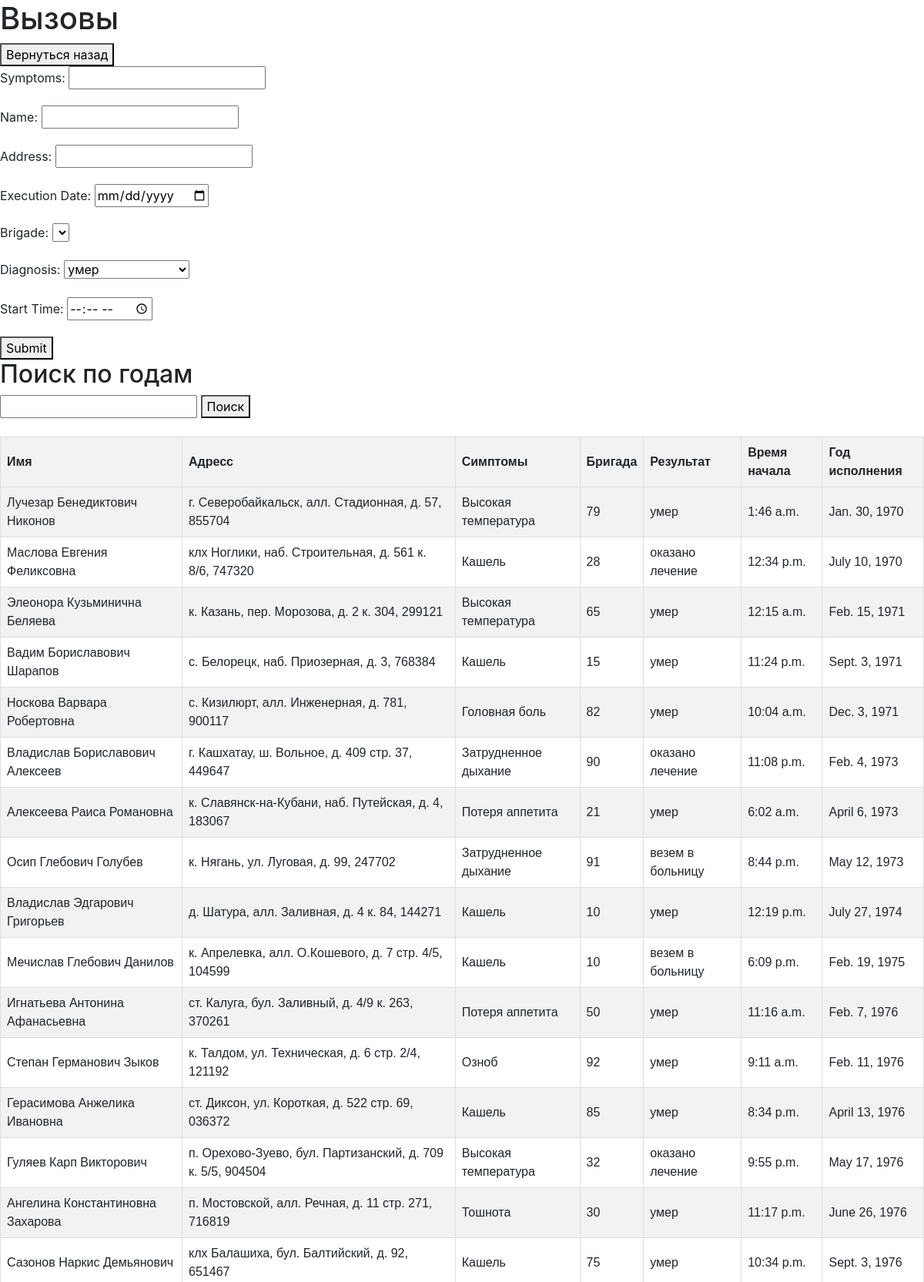
Page /reports (upper part) on the committed database.
### myapp/models.py (models this page shows)
class Report(models.Model):
    RESULTS_CHOICES = (
        ('умер', 'умер'),
        ('везем в больницу', 'везем в больницу'),
        ('оказано лечение', 'оказано лечение'),
    )
    symptom = models.CharField(max_length=255)
    name = models.CharField(max_length=255)
    adress = models.CharField(max_length=255)
    brigade = models.ForeignKey(Brigade, on_delete=models.DO_NOTHING)
    result = models.CharField(max_length=255, choices = RESULTS_CHOICES)
    timestart = models.TimeField(max_length=255)
    date = models.DateField(max_length=255)

class Brigade(models.Model):
    feldsher = models.ForeignKey(
        Workers,
        on_delete=models.DO_NOTHING,
        limit_choices_to={'status': 'фельдшер'},
        related_name='feldsher_brigades'  # Имя для обратной связи с фельдшерами
    )
    med = models.ForeignKey(
        Workers,
        on_delete=models.DO_NOTHING,
        limit_choices_to={'status': 'медсестра'},
        related_name='med_brigades'  # Имя для обратной связи с медсестрами
    )
    driver = models.ForeignKey(
        Workers,
        on_delete=models.DO_NOTHING,
        limit_choices_to={'status': 'водитель'},
        related_name='driver_brigades'  # Имя для обратной связи с водителями
    )
    car = models.ForeignKey('Cars', on_delete=models.DO_NOTHING)
    date = models.DateField(max_length=255)
    worktimestart = models.TimeField(max_length=255)
    worktimeend = models.TimeField(max_length=255)
    number = models.CharField(max_length=255, unique=True)
    def __str__(self):
        return self.number

### myapp/views.py (the view, shortened to what this page needs)
# urls.py: path('reports', views.reports, name='reports'),
def reports(request):
    objects = Report.objects.all().order_by('date')
    form = ReportForm()
    search_query = request.GET.get('search', '')
    if search_query:
        objects = objects.filter(
            Q(date__icontains=search_query)
        )
    return render(request, 'myapp/reports.html', {'objects': objects, 'form': form, 'search_query': search_query,})

### myapp/forms.py
class ReportForm(forms.ModelForm):
    RESULTS_CHOICES = (
        ('умер', 'умер'),
        ('везем в больницу', 'везем в больницу'),
        ('оказано лечение', 'оказано лечение'),
    )
    symptom = forms.CharField(label='симптомы')
    name = forms.CharField(max_length=255, label='имя')
    adress = forms.CharField(max_length=255, label='адресс')
    date = forms.DateField(label='дата исполнения', widget=forms.DateInput(attrs={'type': 'date'}))
    brigade = forms.ModelChoiceField(queryset=Brigade.objects.all().order_by('number'), label='бригада')
    result = forms.ChoiceField(choices=RESULTS_CHOICES, label='диагноз')
    timestart = forms.TimeField(label='Время начала приема', widget=forms.TimeInput(attrs={'class': 'form-control'}))
    class Meta:
        model = Report
        fields = ['date', 'timestart', 'name', 'adress', 'symptom', 'brigade', 'result']

### myapp/templates/myapp/reports.html (shortened to what this page needs)
<!DOCTYPE html>
<head>
    <link rel="stylesheet" href="https://cdnjs.cloudflare.com/ajax/libs/twitter-bootstrap/4.6.0/css/bootstrap.min.css">
    <link rel="stylesheet" href="https://code.jquery.com/ui/1.12.1/themes/base/jquery-ui.css">
</head>
<body>
    <h1>Вызовы</h1>
    <button class="button"><a href="index" style="color: inherit; text-decoration: none;">Вернуться назад</a></button>
    <form id="reportForm">
        <div class="form-group">
            <label for="symptom">Symptoms:</label>
            <input type="text" id="symptom" name="symptom">
        </div>
        <div class="form-group">
            <label for="name">Name:</label>
            <input type="text" id="name" name="name">
        </div>
        <div class="form-group">
            <label for="adress">Address:</label>
            <input type="text" id="adress" name="adress">
        </div>
        <div class="form-group">
            <label for="date">Execution Date:</label>
            <input type="date" id="date" name="date">
        </div>
        <div class="form-group">
            <label for="brigade">Brigade:</label>
            <select id="brigade" name="brigade">
            </select>
        </div>
        <div class="form-group">
            <label for="result">Diagnosis:</label>
            <select id="result" name="result">
                <option value="умер">умер</option>
            </select>
        </div>
        <div class="form-group">
            <label for="timestart">Start Time:</label>
            <input type="time" id="timestart" name="timestart">
        </div>
        <button type="submit">Submit</button>
    </form>
    <h2> Поиск по годам</h2>
    <form method="GET">
        <input type="number" name="search" value="{{ search_query }}">
        <button type="submit">Поиск</button>
    </form>
    <br />
    <table>
        <tr>
            <th>Имя</th>
            <th>Адресс</th>
            <th>Симптомы</th>
            <th>Бригада</th>
            <th>Результат</th>
            <th>Время начала</th>
            <th>Год исполнения</th>
        </tr>
        {% for obj in objects %}
        <tr>
            <td>{{ obj.name }}</td>
            <td>{{ obj.adress }}</td>
            <td>{{ obj.symptom }}</td>
            <td>{{ obj.brigade }}</td>
            <td>{{ obj.result }}</td>
            <td>{{ obj.timestart }}</td>
            <td>{{ obj.date }}</td>
        </tr>
        {% endfor %}
    </table>
</body>
<html>

### myapp/templates/myapp/reports.html (style rules this page uses)
table { font-family: Arial, sans-serif; border-collapse: collapse; width: 100%; }
th, td { border: 1px solid #dddddd; text-align: left; padding: 8px; }
th { background-color: #f2f2f2; }
tr:nth-child(even) { background-color: #f2f2f2; }

### rows in the picture
Report: name "Лучезар Бенедиктович Никонов", adress "г. Северобайкальск, алл. Стадионная, д. 57, 855704", symptom "Высокая температура", brigade "79", result "умер", timestart "1:46 a.m.", date "Jan. 30, 1970"
Report: name "Маслова Евгения Феликсовна", adress "клх Ноглики, наб. Строительная, д. 561 к. 8/6, 747320", symptom "Кашель", brigade "28", result "оказано лечение", timestart "12:34 p.m.", date "July 10, 1970"
Report: name "Элеонора Кузьминична Беляева", adress "к. Казань, пер. Морозова, д. 2 к. 304, 299121", symptom "Высокая температура", brigade "65", result "умер", timestart "12:15 a.m.", date "Feb. 15, 1971"
Report: name "Вадим Бориславович Шарапов", adress "с. Белорецк, наб. Приозерная, д. 3, 768384", symptom "Кашель", brigade "15", result "умер", timestart "11:24 p.m.", date "Sept. 3, 1971"
Report: name "Носкова Варвара Робертовна", adress "с. Кизилюрт, алл. Инженерная, д. 781, 900117", symptom "Головная боль", brigade "82", result "умер", timestart "10:04 a.m.", date "Dec. 3, 1971"
Report: name "Владислав Бориславович Алексеев", adress "г. Кашхатау, ш. Вольное, д. 409 стр. 37, 449647", symptom "Затрудненное дыхание", brigade "90", result "оказано лечение", timestart "11:08 p.m.", date "Feb. 4, 1973"
Report: name "Алексеева Раиса Романовна", adress "к. Славянск-на-Кубани, наб. Путейская, д. 4, 183067", symptom "Потеря аппетита", brigade "21", result "умер", timestart "6:02 a.m.", date "April 6, 1973"
Report: name "Осип Глебович Голубев", adress "к. Нягань, ул. Луговая, д. 99, 247702", symptom "Затрудненное дыхание", brigade "91", result "везем в больницу", timestart "8:44 p.m.", date "May 12, 1973"
Report: name "Владислав Эдгарович Григорьев", adress "д. Шатура, алл. Заливная, д. 4 к. 84, 144271", symptom "Кашель", brigade "10", result "умер", timestart "12:19 p.m.", date "July 27, 1974"
Report: name "Мечислав Глебович Данилов", adress "к. Апрелевка, алл. О.Кошевого, д. 7 стр. 4/5, 104599", symptom "Кашель", brigade "10", result "везем в больницу", timestart "6:09 p.m.", date "Feb. 19, 1975"
Report: name "Игнатьева Антонина Афанасьевна", adress "ст. Калуга, бул. Заливный, д. 4/9 к. 263, 370261", symptom "Потеря аппетита", brigade "50", result "умер", timestart "11:16 a.m.", date "Feb. 7, 1976"
Report: name "Степан Германович Зыков", adress "к. Талдом, ул. Техническая, д. 6 стр. 2/4, 121192", symptom "Озноб", brigade "92", result "умер", timestart "9:11 a.m.", date "Feb. 11, 1976"
Report: name "Герасимова Анжелика Ивановна", adress "ст. Диксон, ул. Короткая, д. 522 стр. 69, 036372", symptom "Кашель", brigade "85", result "умер", timestart "8:34 p.m.", date "April 13, 1976"
Report: name "Гуляев Карп Викторович", adress "п. Орехово-Зуево, бул. Партизанский, д. 709 к. 5/5, 904504", symptom "Высокая температура", brigade "32", result "оказано лечение", timestart "9:55 p.m.", date "May 17, 1976"
Report: name "Ангелина Константиновна Захарова", adress "п. Мостовской, алл. Речная, д. 11 стр. 271, 716819", symptom "Тошнота", brigade "30", result "умер", timestart "11:17 p.m.", date "June 26, 1976"
Report: name "Сазонов Наркис Демьянович", adress "клх Балашиха, бул. Балтийский, д. 92, 651467", symptom "Кашель", brigade "75", result "умер", timestart "10:34 p.m.", date "Sept. 3, 1976"
